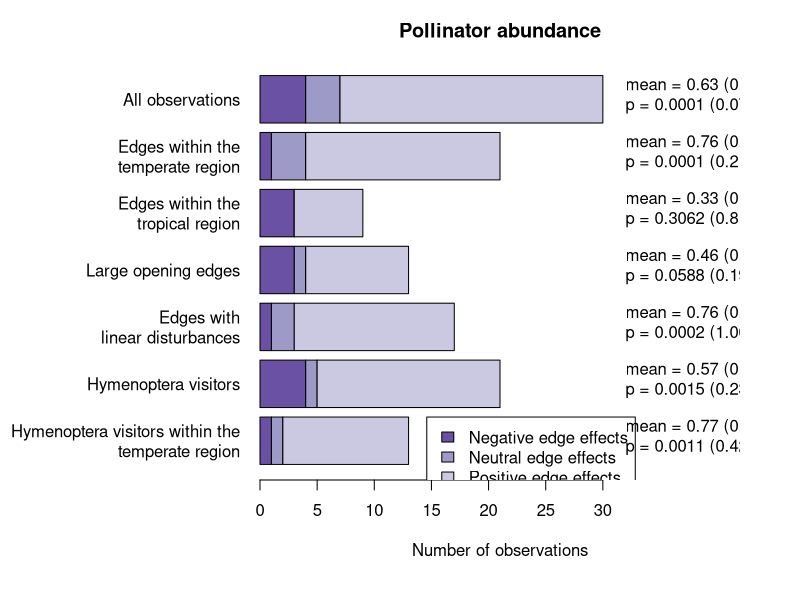
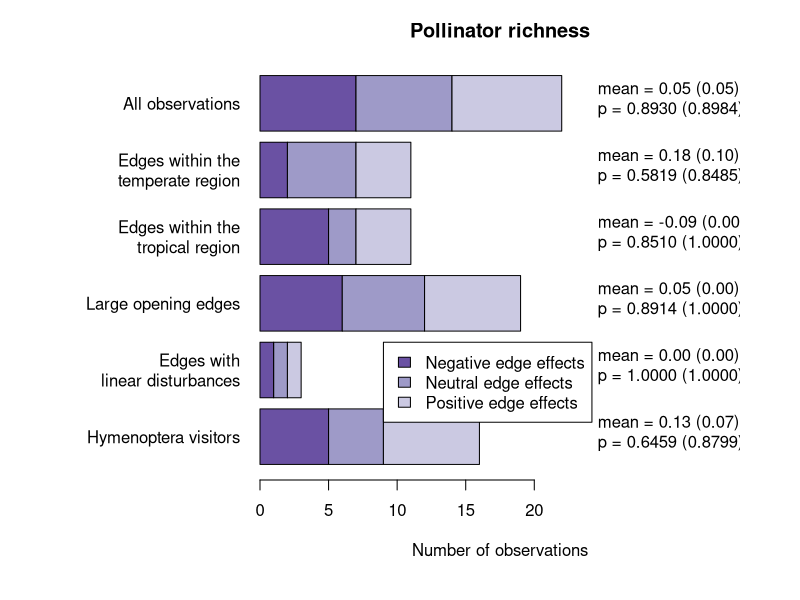
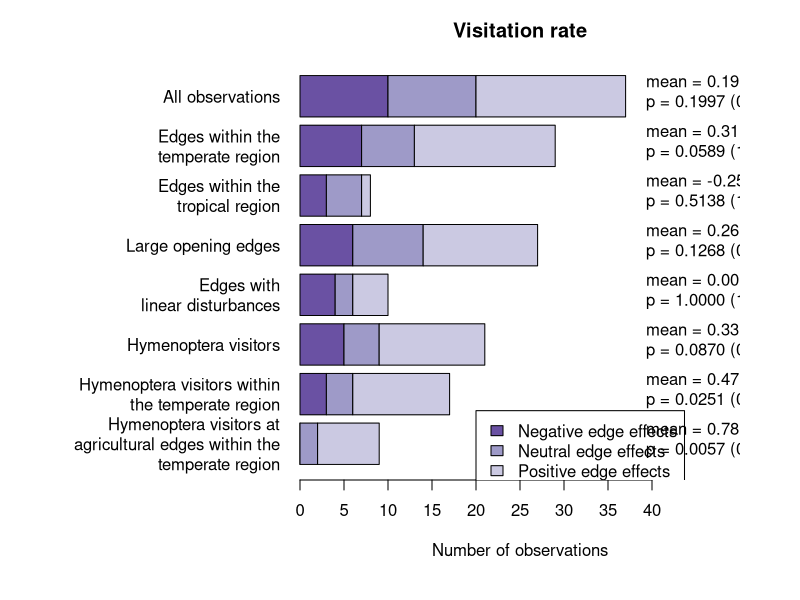
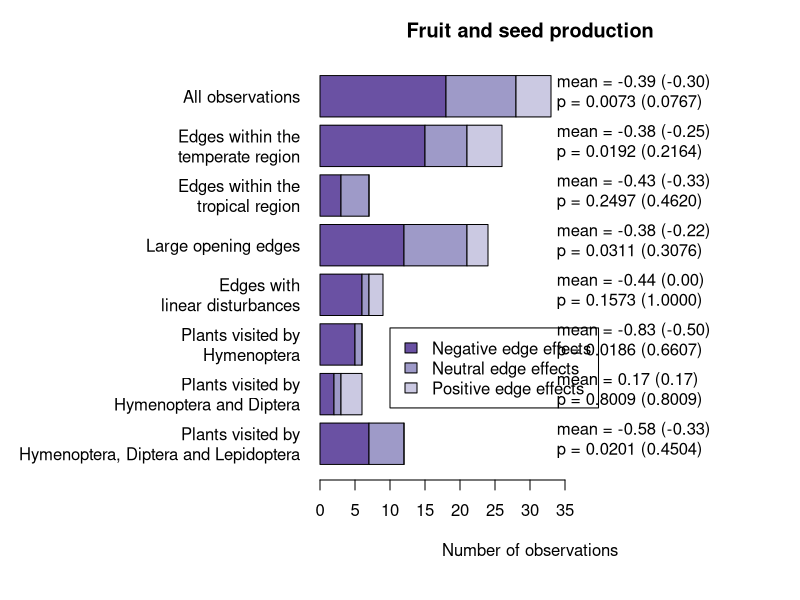
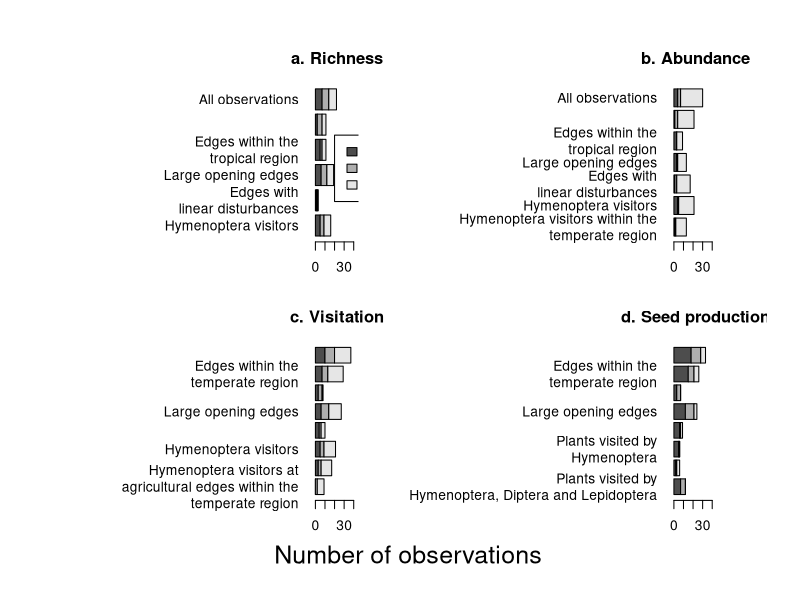

The R source for these figures, in order:
setwd("e:/Pavel/Profissional/Orientacoes/MES_ori/2020_David/Artigo_David_EIPollination/v2024-01/submission3_ActaOecologica/newAnalyses/")


dados <- read.table("dados_barrasEmpilhadas.txt", sep="\t", header=TRUE)
str(dados)

dados.abund <- subset(dados, Variable=="Abundance")
matriz.abund <- dados.abund[,c("Negative","Neutral","Positive", "Mean", 
	"P.value",
	"MeanJacknife", "PvalueJacknife")]
row.names(matriz.abund) <- dados.abund$Subgroup
matriz.abund <- as.matrix(matriz.abund)
matriz.abund <- matriz.abund[nrow(matriz.abund):1, ]

cores <- c("#cbc9e2", "#9e9ac8", "#6a51a3")[3:1]

rownames(matriz.abund)

rownames(matriz.abund) <- c(
	"Hymenoptera visitors within the\ntemperate region",
	"Hymenoptera visitors",
	"Edges with\nlinear disturbances",
	"Large opening edges",
	"Edges within the\ntropical region",
	"Edges within the\ntemperate region",
	"All observations")

png(filename="../fig5_abundance.png", height=20, width=25, unit="cm", res=300)

par(mar=c(6,13,3,3))
foo <- barplot(t(matriz.abund[,1:3]), legend.text=NULL, horiz=T, las=1, 
	xlab="Number of observations", xlim=c(0,42), xaxt="n",
	main="Pollinator abundance", col=cores)
nvalues <- length(foo)
means<-as.numeric(dados.abund$Mean)
meanJacknife <- as.numeric(dados.abund$MeanJacknife)
axis(side=1, at=c(0,5,10,15,20,25, 30))
legend(legend=c("Negative edge effects", "Neutral edge effects", 
	"Positive edge effects"), fill=cores, 
	x=sum(matriz.abund[1,]), y=1.2)
text(rep(sum(matriz.abund["All observations",]),nvalues), 
	y=foo[nvalues:1], 
	labels=paste("mean = ", 
		formatC(matriz.abund[nvalues:1,"Mean"], digits=2, format="f"),
		paste(" (", formatC(matriz.abund[nvalues:1,"MeanJacknife"],digits=2, format="f"),
		 ")", sep=""),
		"\np = ", formatC(matriz.abund[nvalues:1,"P.value"], digits=4, format="f"), 
		sep="",
		paste(" (", formatC(matriz.abund[nvalues:1,"PvalueJacknife"],digits=4, format="f"),
		 ")", sep="")),
	font=ifelse(matriz.abund[nvalues:1,"PvalueJacknife"] < 0.05, 2, 1),
	pos=4)

dev.off()

#------------------------------------------------------------------------------

dados.rich <- subset(dados, Variable=="Richness")
matriz.rich <- dados.rich[,c("Negative","Neutral","Positive", "Mean", 
	"P.value", "MeanJacknife", "PvalueJacknife")]
row.names(matriz.rich) <- dados.rich$Subgroup
matriz.rich <- as.matrix(matriz.rich)
matriz.rich <- matriz.rich[nrow(matriz.rich):1, ]

rownames.rich.old <- rownames(matriz.rich)

t(t(rownames.rich.old))

rownames(matriz.rich) <- c(
	"Hymenoptera visitors",
	"Edges with\nlinear disturbances",
	"Large opening edges",
	"Edges within the\ntropical region",
	"Edges within the\ntemperate region",
	"All observations"
	)


png(filename="../fig4_richness.png", height=20, width=25, unit="cm", res=300)

par(mar=c(6,13,3,3))
foo <- barplot(t(matriz.rich[,1:3]), legend.text=NULL, horiz=T, las=1, 
	xlab="Number of observations", xlim=c(0,35), xaxt="n",
	main="Pollinator richness", col=cores)
nvalues <- length(foo)
means=as.numeric(dados.rich$Mean)
axis(side=1, at=c(0,5,10,15,20))
legend(legend=c("Negative edge effects", "Neutral edge effects",
	"Positive edge effects"), fill=cores, 
	x=9, y=foo[2]+0.5)
text(rep(sum(matriz.rich["All observations",]),nvalues), 
	y=foo[nvalues:1], 
	labels=paste("mean = ", 
		formatC(matriz.rich[nvalues:1,"Mean"], digits=2, format="f"),
		paste(" (", formatC(matriz.rich[nvalues:1,"MeanJacknife"],digits=2, format="f"),
		 ")", sep=""),
		"\np = ", formatC(matriz.rich[nvalues:1,"P.value"], digits=4, format="f"), 
		sep="",
		paste(" (", formatC(matriz.rich[nvalues:1,"PvalueJacknife"],digits=4, format="f"),
		 ")", sep="")),
	font=ifelse(matriz.rich[nvalues:1,"PvalueJacknife"] < 0.05, 2, 1),
	pos=4)
dev.off()



#------------------------------------------------------------------------------

dados.visit <- subset(dados, Variable=="Visitation")
matriz.visit <- dados.visit[,c("Negative","Neutral","Positive", "Mean", 
	"P.value", "MeanJacknife", "PvalueJacknife")]
row.names(matriz.visit) <- dados.visit$Subgroup
matriz.visit <- as.matrix(matriz.visit)
matriz.visit <- matriz.visit[nrow(matriz.visit):1, ]

rownames.visit.old <- rownames(matriz.visit)
t(t(rownames.visit.old))


rownames(matriz.visit) <- c(
	"Hymenoptera visitors at\nagricultural edges within the\ntemperate region",
	"Hymenoptera visitors within\nthe temperate region",
	"Hymenoptera visitors",
	"Edges with\nlinear disturbances",
	"Large opening edges",
	"Edges within the\ntropical region",
	"Edges within the\ntemperate region",
	"All observations")

png(filename="../fig6_visitation.png", height=20, width=27, unit="cm", res=300)

par(mar=c(6,15,3,3))
foo <- barplot(t(matriz.visit[,1:3]), legend.text=NULL, horiz=T, las=1, 
	xlab="Number of observations", xlim=c(0,50), xaxt="n",
	main="Visitation rate", col=cores)
nvalues <- length(foo)
means=as.numeric(dados.visit$Mean)
axis(side=1, at=c(0,5,10,15,20,25, 30, 35, 40))
legend(legend=c("Negative edge effects", "Neutral edge effects",
	"Positive edge effects"), fill=cores, 
	x=20, y=1.5)
text(rep(sum(matriz.visit["All observations",]),nvalues), 
	y=foo[nvalues:1], 
	labels=paste("mean = ", 
		formatC(matriz.visit[nvalues:1,"Mean"], digits=2, format="f"),
		paste(" (", formatC(matriz.visit[nvalues:1,"MeanJacknife"],digits=2, format="f"),
		 ")", sep=""),
		"\np = ", formatC(matriz.visit[nvalues:1,"P.value"], digits=4, format="f"), 
		sep="",
		paste(" (", formatC(matriz.visit[nvalues:1,"PvalueJacknife"],digits=4, format="f"),
		 ")", sep="")),
	font=ifelse(matriz.visit[nvalues:1,"PvalueJacknife"] < 0.05, 2, 1),
	pos=4)

dev.off()

#------------------------------------------------------------------------------


dados.product <- subset(dados, Variable=="Production")
matriz.product <- dados.product[,c("Negative","Neutral","Positive", "Mean", 
	"P.value", "MeanJacknife", "PvalueJacknife")]
row.names(matriz.product) <- dados.product$Subgroup
matriz.product <- as.matrix(matriz.product)
matriz.product <- matriz.product[nrow(matriz.product):1, ]

rownames.product.old <- rownames(matriz.product)

t(t(rownames.product.old))

rownames(matriz.product) <- c(
	"Plants visited by\nHymenoptera, Diptera and Lepidoptera",
	"Plants visited by\nHymenoptera and Diptera",
	"Plants visited by\nHymenoptera",
	"Edges with\nlinear disturbances",
	"Large opening edges",
	"Edges within the\ntropical region",
	"Edges within the\ntemperate region",
	"All observations"
	)


png(filename="../fig7_production.png", height=20, width=25, unit="cm", res=300)

par(mar=c(6,16,3,3))
foo <- barplot(t(matriz.product[,1:3]), legend.text=NULL, horiz=T, las=1, 
	xlab="Number of observations", xlim=c(0,60), xaxt="n",
	main="Fruit and seed production", col=cores)
nvalues <- length(foo)
means=as.numeric(dados.product$Mean)
axis(side=1, at=c(0,5,10,15,20,25,30,35))
legend(legend=c("Negative edge effects", "Neutral edge effects",
	"Positive edge effects"), fill=cores, 
	x=10, y=3.5)
text(rep(sum(matriz.product["All observations",]),nvalues), 
	y=foo[nvalues:1], 
	labels=paste("mean = ", 
		formatC(matriz.product[nvalues:1,"Mean"], digits=2, format="f"),
		paste(" (", formatC(matriz.product[nvalues:1,"MeanJacknife"],digits=2, format="f"),
		 ")", sep=""),
		"\np = ", formatC(matriz.product[nvalues:1,"P.value"], digits=4, format="f"), 
		sep="",
		paste(" (", formatC(matriz.product[nvalues:1,"PvalueJacknife"],digits=4, format="f"),
		 ")", sep="")),
	font=ifelse(matriz.product[nvalues:1,"PvalueJacknife"] < 0.05, 2, 1),
	pos=4)

dev.off()



#----------------------------------------------------------------------
# Será que fica bom tudo em uma figura só?

png(filename="figure8_combined.png", height=35, width=47, unit="cm", res=300)

par(mfrow=c(2,2), mar=c(3,16,3,3), oma=c(3,3,2,2))
foo <- barplot(t(matriz.rich[,1:3]), legend.text=NULL, horiz=T, las=1, 
	xlab="", main="a. Richness", 
	xlim=c(0,45), xaxt="n")
nvalues <- length(foo)
means=as.numeric(dados.rich$Mean)
axis(side=1)
legend(legend=c("Negative", "Neutral", "Positive"), fill=grey.colors(n=3), 
	x=20, y=5)
text(x=37, 
	y=foo[nvalues:1], 
	labels=paste("mean = ", 
		formatC(matriz.rich[nvalues:1,4], digits=3, format="f"),
		"\np = ", formatC(matriz.rich[nvalues:1,5], digits=4, format="f"), sep=""),
	pos=4)

foo <- barplot(t(matriz.abund[,1:3]), legend.text=NULL, horiz=T, las=1, 
	xlab="", main="b. Abundance", 
	xlim=c(0,45), xaxt="n")
nvalues <- length(foo)
means=as.numeric(dados.abund$Mean)
axis(side=1)
text(x=37, 
	y=foo[nvalues:1], 
	labels=paste("mean = ", 
		formatC(matriz.abund[nvalues:1,4], digits=3, format="f"),
		"\np = ", formatC(matriz.abund[nvalues:1,5], digits=4, format="f"), sep=""),
	pos=4)

foo <- barplot(t(matriz.visit[,1:3]), legend.text=NULL, horiz=T, las=1, 
	xlab="", main="c. Visitation", 
	xlim=c(0,45), xaxt="n")
nvalues <- length(foo)
means=as.numeric(dados.visit$Mean)
axis(side=1)
text(x=37, 
	y=foo[nvalues:1], 
	labels=paste("mean = ", 
		formatC(matriz.visit[nvalues:1,4], digits=3, format="f"),
		"\np = ", formatC(matriz.visit[nvalues:1,5], digits=4, format="f"), sep=""),
	pos=4)

foo <- barplot(t(matriz.product[,1:3]), legend.text=NULL, horiz=T, las=1, 
	xlab="", main="d. Seed production", 
	xlim=c(0,45), xaxt="n")
nvalues <- length(foo)
means=as.numeric(dados.product$Mean)
axis(side=1)
text(x=37, 
	y=foo[nvalues:1], 
	labels=paste("mean = ", 
		formatC(matriz.product[nvalues:1,4], digits=3, format="f"),
		"\np = ", formatC(matriz.product[nvalues:1,5], digits=4, format="f"), sep=""),
	pos=4)

mtext(side=1, text="Number of observations", outer=TRUE, cex=1.5)

dev.off()


